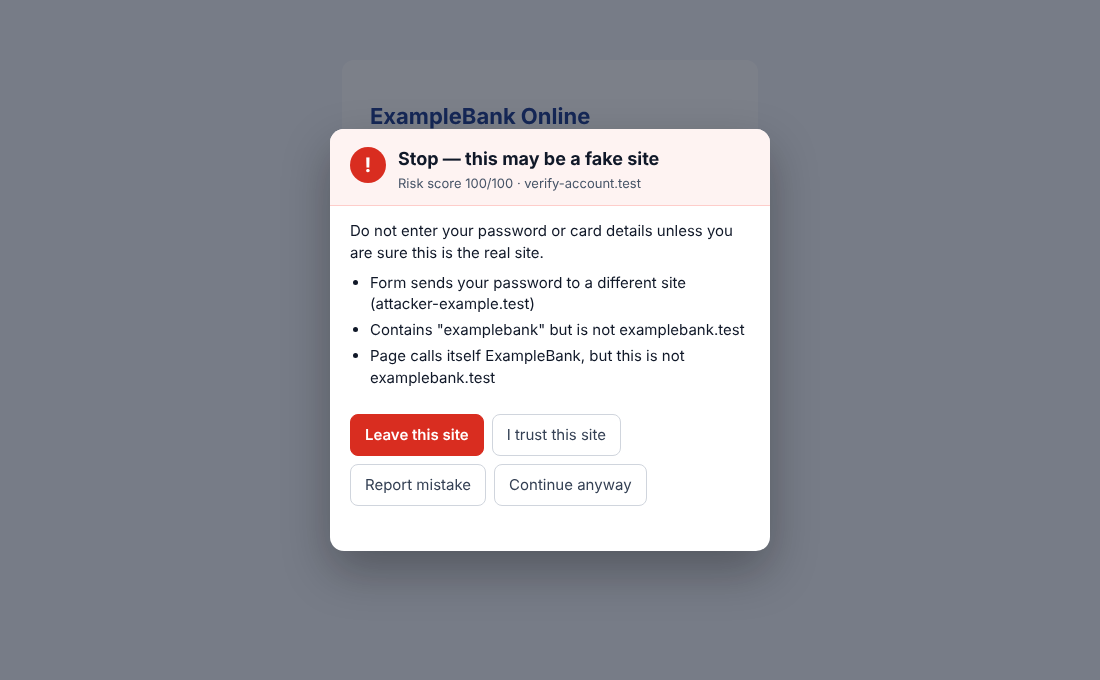
#> input picture docs/screenshots/warning.png, 1100 x 680 px
$ python make_readme_media.py
#> lines starting #> are read from the running program, lines starting #| are printed output that depends on the picture
#> in hero, page is the input picture: PIL image 1100x680 RGB; mean R, G, B 148.8, 150.7, 159
"""Builds docs/screenshots/hero.png (warning inside a browser window) and docs/screenshots/demo.gif from
the real screenshots made by extension/scripts/screenshots.ts. Generic browser frame, no logos."""
from pathlib import Path

from PIL import Image, ImageDraw, ImageFont

ROOT = Path(__file__).resolve().parents[1]
SHOTS = ROOT / "docs" / "screenshots"
ICON = ROOT / "extension" / "public" / "icons" / "icon48.png"
URL = "examplebank.test.verify-account.test/secure/login.php"


def font(size: int, bold: bool = False) -> ImageFont.FreeTypeFont:
    for name in (["DejaVuSans-Bold.ttf"] if bold else ["DejaVuSans.ttf"]):
        for d in ("/usr/share/fonts/truetype/dejavu/", ""):
            try:
                return ImageFont.truetype(d + name, size)
            except OSError:
                pass
    return ImageFont.load_default()


def browser_frame(page: Image.Image, url: str, badge: bool) -> Image.Image:
    """Wrap a page screenshot in a simple, generic browser window with our toolbar icon."""
#> called with badge = True
    bar = 76
    w, h = page.size
#> w = 1100; h = 680
    win = Image.new("RGB", (w, h + bar), "#dee1e6")
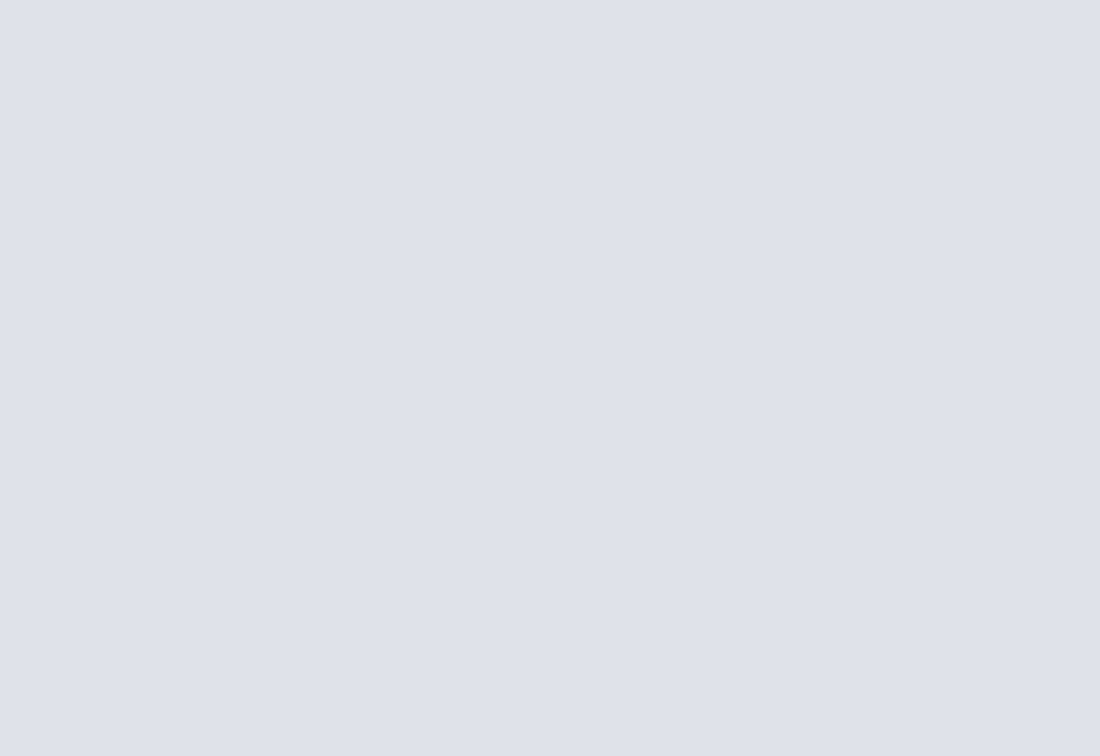
#> win: PIL image 1100x756 RGB; mean R, G, B 222, 225, 230
    d = ImageDraw.Draw(win)
    for i, c in enumerate(("#ff5f57", "#febc2e", "#28c840")):  # window buttons
        d.ellipse([16 + i * 22, 13, 28 + i * 22, 25], fill=c)
    d.rounded_rectangle([86, 6, 330, 36], radius=8, fill="#ffffff")  # active tab
    d.text((102, 13), "ExampleBank — Verify", fill="#3c4043", font=font(13))
    d.rectangle([0, 38, w, bar], fill="#ffffff")
    d.rounded_rectangle([86, 44, w - 120, 70], radius=13, fill="#f1f3f4")
    d.text((106, 50), "⚠ Not secure   " + url, fill="#5f6368", font=font(13))
#> (the run stopped early here; a loop or call above may not have finished)
